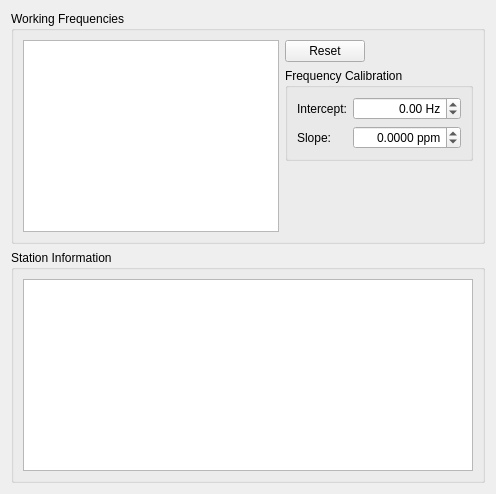
     <widget class="QWidget" name="frequencies_tab">
      <attribute name="title">
       <string>Frequencies</string>
      </attribute>
      <attribute name="toolTip">
       <string>Default frequencies and band specific station details setup</string>
      </attribute>
      <layout class="QVBoxLayout" name="verticalLayout_10">
       <item>
        <widget class="QGroupBox" name="groupBox">
         <property name="title">
          <string>Working Frequencies</string>
         </property>
         <layout class="QHBoxLayout" name="horizontalLayout">
          <item>
           <widget class="QTableView" name="frequencies_table_view">
            <property name="sizePolicy">
             <sizepolicy hsizetype="Expanding" vsizetype="Expanding">
              <horstretch>1</horstretch>
              <verstretch>0</verstretch>
             </sizepolicy>
            </property>
            <property name="contextMenuPolicy">
             <enum>Qt::ActionsContextMenu</enum>
            </property>
            <property name="toolTip">
             <string>Right click to add or delete frequencies.</string>
            </property>
            <property name="dragDropMode">
             <enum>QAbstractItemView::DragOnly</enum>
            </property>
            <property name="alternatingRowColors">
             <bool>true</bool>
            </property>
            <property name="selectionBehavior">
             <enum>QAbstractItemView::SelectRows</enum>
            </property>
            <property name="sortingEnabled">
             <bool>true</bool>
            </property>
            <attribute name="horizontalHeaderStretchLastSection">
             <bool>true</bool>
            </attribute>
            <attribute name="verticalHeaderVisible">
             <bool>false</bool>
            </attribute>
           </widget>
          </item>
          <item>
           <layout class="QVBoxLayout" name="verticalLayout_7">
            <item>
             <layout class="QHBoxLayout" name="horizontalLayout_6">
              <item>
               <widget class="QPushButton" name="reset_frequencies_push_button">
                <property name="text">
                 <string>Reset</string>
                </property>
               </widget>
              </item>
              <item>
               <spacer name="horizontalSpacer_6">
                <property name="orientation">
                 <enum>Qt::Horizontal</enum>
                </property>
                <property name="sizeHint" stdset="0">
                 <size>
                  <width>40</width>
                  <height>20</height>
                 </size>
                </property>
               </spacer>
              </item>
             </layout>
            </item>
            <item>
             <widget class="QGroupBox" name="groupBox_3">
              <property name="toolTip">
               <string>See WSPR documentattion Appendix C for details of how to determine these factors for your radio.</string>
              </property>
              <property name="title">
               <string>Frequency Calibration</string>
              </property>
              <layout class="QFormLayout" name="formLayout_7">
               <property name="fieldGrowthPolicy">
                <enum>QFormLayout::AllNonFixedFieldsGrow</enum>
               </property>
               <item row="0" column="0">
                <widget class="QLabel" name="label_7">
                 <property name="text">
                  <string>Intercept:</string>
                 </property>
                 <property name="buddy">
                  <cstring>calibration_intercept_spin_box</cstring>
                 </property>
                </widget>
               </item>
               <item row="0" column="1">
                <widget class="QDoubleSpinBox" name="calibration_intercept_spin_box">
                 <property name="alignment">
                  <set>Qt::AlignRight|Qt::AlignTrailing|Qt::AlignVCenter</set>
                 </property>
                 <property name="suffix">
                  <string> Hz</string>
                 </property>
                 <property name="decimals">
                  <number>2</number>
                 </property>
                 <property name="minimum">
                  <double>-99999.990000000005239</double>
                 </property>
                 <property name="maximum">
                  <double>99999.990000000005239</double>
                 </property>
                 <property name="singleStep">
                  <double>0.100000000000000</double>
                 </property>
                </widget>
               </item>
               <item row="1" column="0">
                <widget class="QLabel" name="label_8">
                 <property name="text">
                  <string>Slope:</string>
                 </property>
                 <property name="buddy">
                  <cstring>calibration_slope_ppm_spin_box</cstring>
                 </property>
                </widget>
               </item>
               <item row="1" column="1">
                <widget class="QDoubleSpinBox" name="calibration_slope_ppm_spin_box">
                 <property name="alignment">
                  <set>Qt::AlignRight|Qt::AlignTrailing|Qt::AlignVCenter</set>
                 </property>
                 <property name="suffix">
                  <string> ppm</string>
                 </property>
                 <property name="decimals">
                  <number>4</number>
                 </property>
                 <property name="minimum">
                  <double>-999.999900000000025</double>
                 </property>
                 <property name="maximum">
                  <double>999.999900000000025</double>
                 </property>
                 <property name="singleStep">
                  <double>0.100000000000000</double>
                 </property>
                 <property name="value">
                  <double>0.000000000000000</double>
                 </property>
                </widget>
               </item>
              </layout>
             </widget>
            </item>
            <item>
             <spacer name="verticalSpacer_6">
              <property name="orientation">
               <enum>Qt::Vertical</enum>
              </property>
              <property name="sizeHint" stdset="0">
               <size>
                <width>20</width>
                <height>40</height>
               </size>
              </property>
             </spacer>
            </item>
           </layout>
          </item>
         </layout>
        </widget>
       </item>
       <item>
        <widget class="QGroupBox" name="groupBox_2">
         <property name="title">
          <string>Station Information</string>
         </property>
         <layout class="QHBoxLayout" name="horizontalLayout_3">
          <item>
           <widget class="QTableView" name="stations_table_view">
            <property name="contextMenuPolicy">
             <enum>Qt::ActionsContextMenu</enum>
            </property>
            <property name="acceptDrops">
             <bool>true</bool>
            </property>
            <property name="toolTip">
             <string>Items may be edited.
Right click for insert and delete options.</string>
            </property>
            <property name="dragEnabled">
             <bool>true</bool>
            </property>
            <property name="dragDropOverwriteMode">
             <bool>true</bool>
            </property>
            <property name="dragDropMode">
             <enum>QAbstractItemView::DragDrop</enum>
            </property>
            <property name="defaultDropAction">
             <enum>Qt::MoveAction</enum>
            </property>
            <property name="alternatingRowColors">
             <bool>true</bool>
            </property>
            <property name="selectionMode">
             <enum>QAbstractItemView::ExtendedSelection</enum>
            </property>
            <property name="selectionBehavior">
             <enum>QAbstractItemView::SelectRows</enum>
            </property>
            <property name="sortingEnabled">
             <bool>true</bool>
            </property>
            <property name="wordWrap">
             <bool>true</bool>
            </property>
            <attribute name="horizontalHeaderCascadingSectionResizes">
             <bool>true</bool>
            </attribute>
            <attribute name="horizontalHeaderStretchLastSection">
             <bool>true</bool>
            </attribute>
            <attribute name="verticalHeaderVisible">
             <bool>false</bool>
            </attribute>
           </widget>
          </item>
         </layout>
        </widget>
       </item>
      </layout>
     </widget>
